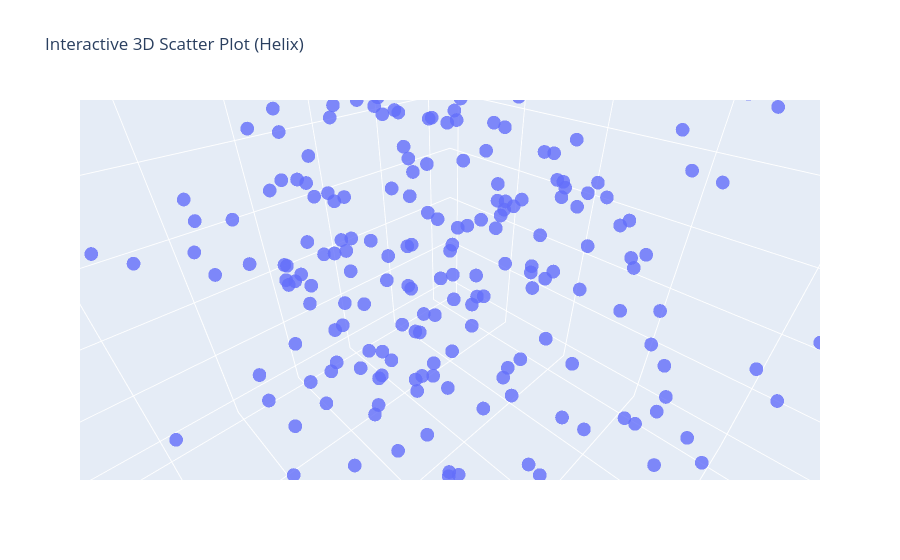

Notebook code cell kept with this figure:
### Markdown cell above
## Component 5: Layering

One of the most powerful ideas in the Grammar of Graphics is layering.

Visualizations can combine:

- Raw observations
- Statistical summaries

This allows deeper insight into relationships between variables.

### Code cell
import plotly.express as px

fig = px.scatter_3d(
    data,
    x="exit_velocity",
    y='launch_angle',
    z="hit_distance",
    title='Interactive 3D Scatter Plot (Helix)',
    opacity=0.8
)

fig.show()

### Figure 1 — Plotly figure (JSON) as saved in the notebook; plotly's stock layout.template omitted (floating-point values rounded to 4 significant figures; data arrays with more than 128 entries replaced by an {"elided": "..."} marker saying what was removed)
{"data": [{"hovertemplate": "exit_velocity=%{x}<br>launch_angle=%{y}<br>hit_distance=%{z}<extra></extra>", "legendgroup": "", "marker": {"color": "#636efa", "opacity": 0.8, "symbol": "circle"}, "mode": "markers", "name": "", "scene": "scene", "showlegend": false, "type": "scatter3d", "x": {"elided": "300 float values"}, "y": {"elided": "300 float values"}, "z": {"elided": "300 float values"}}], "layout": {"autosize": true, "legend": {"tracegroupgap": 0}, "scene": {"aspectmode": "auto", "aspectratio": {"x": 1, "y": 1, "z": 1}, "camera": {"center": {"x": 0, "y": 0, "z": 0}, "eye": {"x": 0.2211, "y": 0.2211, "z": 0.2211}, "projection": {"type": "perspective"}, "up": {"x": 0, "y": 0, "z": 1}}, "domain": {"x": [0, 1], "y": [0, 1]}, "xaxis": {"title": {"text": "exit_velocity"}, "type": "linear"}, "yaxis": {"title": {"text": "launch_angle"}, "type": "linear"}, "zaxis": {"title": {"text": "hit_distance"}, "type": "linear"}}, "title": {"text": "Interactive 3D Scatter Plot (Helix)"}}}
